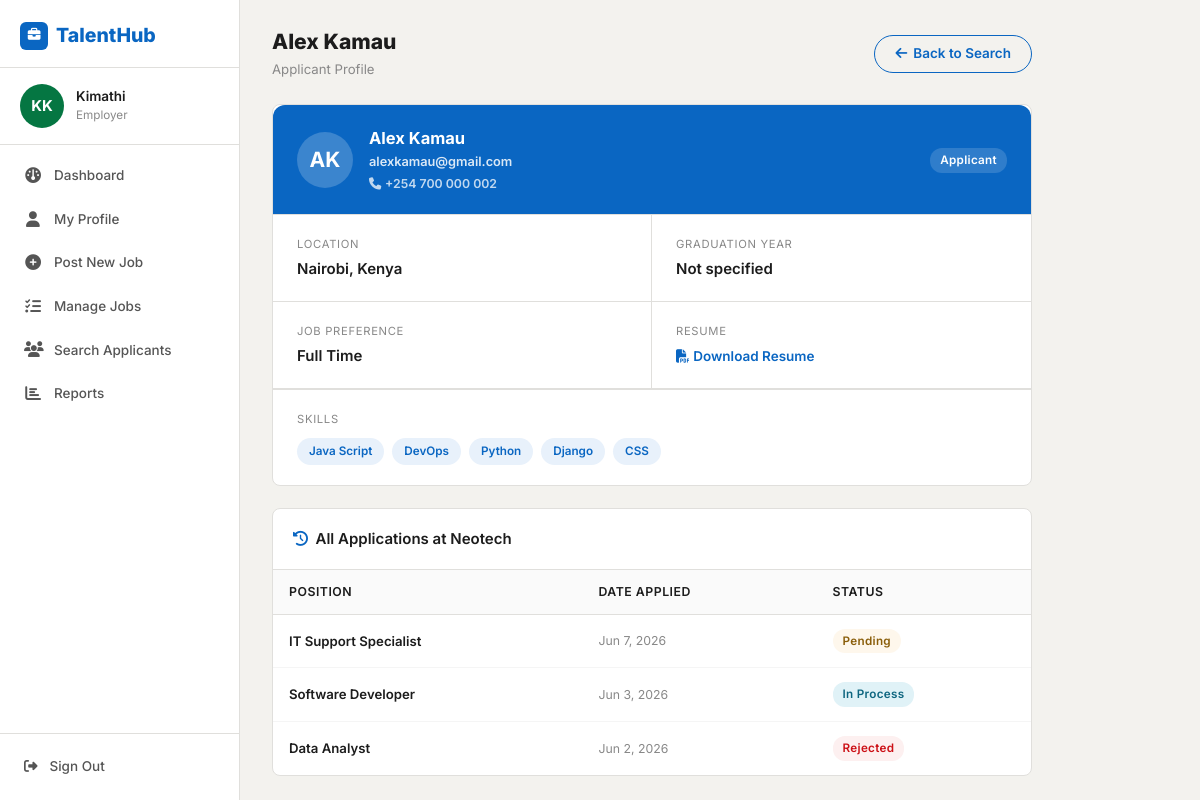
/staff/applicant/18/profile/ (signed in), run on the app's committed database.
### job_seeker/models.py (models this page shows, shortened)
class User(AbstractUser):
    STAFF = 'staff'
    APPLICANT = 'applicant'
    user_types = [
        (STAFF, 'staff'),
        (APPLICANT, 'applicant'),
    ]
    contact = models.CharField(max_length=100, blank=True)
    location = models.CharField(max_length=100, blank=True)
    user_type = models.CharField(max_length=20, choices=user_types, blank=True)
    class Meta:
        ordering = ['first_name', 'last_name']
    @property
    def full_name(self):
        return f'{self.first_name} {self.last_name}'.strip() or self.username
    @property
    def initials(self):
        parts = self.full_name.split()
        if len(parts) >= 2:
            return (parts[0][0] + parts[-1][0]).upper()
        return self.username[:2].upper()

class Profile(models.Model):
    user = models.OneToOneField(User, on_delete=models.CASCADE, primary_key=True, related_name='profile')
    full_name = models.CharField(max_length=200, null=True, blank=True)
    location = models.CharField(max_length=255, null=True, blank=True)
    resume = models.FileField(upload_to='resumes/', null=True, blank=True)
    grad_year = models.IntegerField(blank=True, null=True)
    job_type = models.CharField(max_length=30, choices=JOB_TYPES, default='Full Time', null=True)
    slug = AutoSlugField(populate_from='user', unique=True)
    linkedin_url = models.URLField(blank=True, null=True, verbose_name='LinkedIn Profile URL')
    class Meta:
        verbose_name = 'Applicant Profile'
        verbose_name_plural = 'Applicant Profiles'

class Skill(models.Model):
    skill = models.CharField(max_length=200)
    user = models.ForeignKey(User, related_name='skills', on_delete=models.CASCADE)

class Application(models.Model):
    job = models.ForeignKey(Job, on_delete=CASCADE)
    applicant = models.ForeignKey(Applicant, on_delete=CASCADE, related_name='applications')
    date_applied = models.DateTimeField(default=timezone.now)
    resume = models.FileField(upload_to='applications/resumes/', null=True, blank=True, verbose_name='Resume/CV')
    cover_letter = models.FileField(upload_to='cover_letters/', null=True, blank=True)
    status = models.CharField(max_length=20, choices=APPLICATION_STATUS, default='pending')
    reviewed_by = models.ForeignKey(Staff, blank=True, null=True, on_delete=SET_NULL, related_name='reviewed_applications')
    date_reviewed = models.DateTimeField(blank=True, null=True)
    approved = models.BooleanField(default=False)
    approved_by = models.ForeignKey(Staff, blank=True, null=True, on_delete=SET_NULL)
    date_approved = models.DateTimeField(blank=True, null=True)
    class Meta:
        constraints = [
            UniqueConstraint(fields=['job', 'applicant'], name='unique_applicant_job_match')
        ]
        ordering = ['-date_applied']

class Job(models.Model):
    staff = models.ForeignKey(User, related_name='jobs', on_delete=models.CASCADE, null=True)
    title = models.CharField(max_length=255)
    company = models.CharField(max_length=200, null=True, blank=True)
    location = models.CharField(max_length=255)
    description = models.TextField()
    skills_req = models.CharField(max_length=500, null=True, blank=True)
    job_type = models.CharField(max_length=30, choices=JOB_TYPES, default='Full Time', null=True)
    link = models.URLField(null=True, blank=True)
    salary = models.CharField(max_length=100, null=True, blank=True)
    slug = AutoSlugField(populate_from='title', unique=True, null=True)
    date_posted = models.DateTimeField(default=timezone.now)
    deadline = models.DateField(null=True, blank=True)

### job_seeker/decorators.py (the view)
    def wrapper_func(request, *args, **kwargs):
        if not request.user.is_authenticated:
            return redirect('login')
        if request.user.user_type == User.STAFF or request.user.is_superuser:
            return view_func(request, *args, **kwargs)
        messages.error(request, 'Access denied. This page is for employers only.')
        return redirect('home')

### job_seeker/views.py (called while the page is built)
@login_required
@staff_required
def staff_view_applicant_profile(request, user_id):
    applicant_user = get_object_or_404(User, id=user_id)
    profile = Profile.objects.filter(user=applicant_user).first()
    skills = Skill.objects.filter(user=applicant_user)
    applications = Application.objects.filter(
        applicant__user=applicant_user
    ).select_related('job').order_by('-date_applied')
    context = {
        'applicant_user': applicant_user,
        'profile': profile,
        'skills': skills,
        'applications': applications,
    }
    return render(request, 'staff/applicant_profile_view.html', context)

### templates/staff/applicant_profile_view.html (shortened to what this page needs)
{% extends 'base.html' %}
{% block body %}
{% include 'staff/side_bar_staff.html' %}
<div class="sidebar-main">
  <div style="max-width:760px;">
    <div class="page-header">
      <div>
        <h1 class="page-title">{{ applicant_user.full_name }}</h1>
        <p class="page-subtitle">Applicant Profile</p>
      </div>
      <a href="{% url 'search-applicant' %}" class="btn-outline-th">
        <i class="fa-solid fa-arrow-left"></i> Back to Search
      </a>
    </div>
    <div class="th-card mb-4">
      <div class="th-card-header" style="background:var(--primary);color:#fff;border-radius:12px 12px 0 0;padding:20px 24px;">
        <div style="display:flex;align-items:center;gap:16px;">
          <div style="width:56px;height:56px;background:rgba(255,255,255,0.2);border-radius:50%;display:flex;align-items:center;justify-content:center;font-size:1.4rem;font-weight:700;color:#fff;flex-shrink:0;">
            {{ applicant_user.initials }}
          </div>
          <div>
            <div style="font-size:1.1rem;font-weight:700;">{{ applicant_user.full_name }}</div>
            <div style="font-size:.85rem;opacity:.85;">{{ applicant_user.email }}</div>
            {% if applicant_user.contact %}
            <div style="font-size:.82rem;opacity:.75;margin-top:2px;">
              <i class="fa-solid fa-phone me-1"></i>{{ applicant_user.contact }}
            </div>
            {% endif %}
          </div>
          <div style="margin-left:auto;">
            <span class="badge-status badge-active" style="background:rgba(255,255,255,.15);color:#fff;border-color:rgba(255,255,255,.3);">Applicant</span>
          </div>
        </div>
      </div>
      <div class="th-card-body" style="padding:0;">
        <div style="display:grid;grid-template-columns:1fr 1fr;gap:0;">
          <div style="padding:20px 24px;border-right:1px solid var(--border);border-bottom:1px solid var(--border);">
            <div style="font-size:.75rem;text-transform:uppercase;letter-spacing:.06em;color:var(--text-light);margin-bottom:4px;">Location</div>
            <div style="font-weight:600;color:var(--text-dark);">
              {{ profile.location|default:applicant_user.location|default:"Not specified" }}
            </div>
          </div>
          <div style="padding:20px 24px;border-bottom:1px solid var(--border);">
            <div style="font-size:.75rem;text-transform:uppercase;letter-spacing:.06em;color:var(--text-light);margin-bottom:4px;">Graduation Year</div>
            <div style="font-weight:600;color:var(--text-dark);">
              {% if profile and profile.grad_year %}Class of {{ profile.grad_year }}{% else %}Not specified{% endif %}
            </div>
          </div>
          <div style="padding:20px 24px;border-right:1px solid var(--border);border-bottom:1px solid var(--border);">
            <div style="font-size:.75rem;text-transform:uppercase;letter-spacing:.06em;color:var(--text-light);margin-bottom:4px;">Job Preference</div>
            <div style="font-weight:600;color:var(--text-dark);">
              {{ profile.job_type|default:"Not specified" }}
            </div>
          </div>
          <div style="padding:20px 24px;border-bottom:1px solid var(--border);">
            <div style="font-size:.75rem;text-transform:uppercase;letter-spacing:.06em;color:var(--text-light);margin-bottom:4px;">Resume</div>
            {% if profile and profile.resume %}
            <a href="{{ profile.resume.url }}" target="_blank"
               style="color:var(--primary);font-weight:600;text-decoration:none;font-size:.9rem;">
              <i class="fa-solid fa-file-pdf me-1"></i>Download Resume
            </a>
            {% else %}
            <span style="color:var(--text-light);font-size:.9rem;">Not uploaded</span>
            {% endif %}
          </div>
        </div>
        <div style="padding:20px 24px;border-top:1px solid var(--border);">
          <div style="font-size:.75rem;text-transform:uppercase;letter-spacing:.06em;color:var(--text-light);margin-bottom:10px;">Skills</div>
          <div style="display:flex;flex-wrap:wrap;gap:8px;">
            {% for skill in skills %}
            <span style="background:var(--primary-lt);color:var(--primary);font-size:.78rem;font-weight:600;padding:4px 12px;border-radius:20px;">
              {{ skill.skill }}
            </span>
            {% empty %}
            <span style="color:var(--text-light);font-size:.88rem;">No skills listed.</span>
            {% endfor %}
          </div>
        </div>
      </div>
    </div>
    <div class="th-card">
      <div class="th-card-header">
        <i class="fa-solid fa-clock-rotate-left me-2 text-primary-th"></i>All Applications at Neotech
      </div>
      <div class="th-card-body" style="padding:0;">
        <table class="th-table">
          <thead>
            <tr>
              <th>Position</th>
              <th>Date Applied</th>
              <th>Status</th>
            </tr>
          </thead>
          <tbody>
            {% for app in applications %}
            <tr>
              <td style="font-size:.88rem;font-weight:600;color:var(--text-dark);">{{ app.job.title }}</td>
              <td style="font-size:.82rem;color:var(--text-light);">{{ app.date_applied|date:"M j, Y" }}</td>
              <td><span class="badge-status badge-{{ app.status }}">{{ app.get_status_display }}</span></td>
            </tr>
            {% empty %}
            <tr>
              <td colspan="3" style="text-align:center;padding:24px;color:var(--text-light);font-size:.88rem;">
                No applications submitted yet.
              </td>
            </tr>
            {% endfor %}
          </tbody>
        </table>
      </div>
    </div>
  </div>
</div>
{% endblock %}

### templates/staff/side_bar_staff.html (shortened to what this page needs)
{% load static %}
<aside class="th-sidebar" id="staffSidebar">
  <div class="sidebar-logo-area">
    <a href="{% url 'home' %}" class="sidebar-logo">
      <div style="width:28px;height:28px;background:var(--primary);border-radius:6px;display:flex;align-items:center;justify-content:center;color:white;font-size:.85rem;flex-shrink:0;">
        <i class="fa-solid fa-briefcase"></i>
      </div>
      TalentHub
    </a>
  </div>
  <div class="sidebar-user-area">
    <div class="sidebar-avatar" style="background:var(--success);">{{ request.user.initials }}</div>
    <div style="min-width:0;">
      <p class="sidebar-user-name">{{ request.user.first_name|default:request.user.username }}</p>
      <p class="sidebar-user-email">Employer</p>
    </div>
  </div>
  <ul class="sidebar-nav">
    <li>
      <a href="{% url 'staff' %}" class="{% if request.resolver_match.url_name == 'staff' %}active{% endif %}">
        <i class="fa-solid fa-gauge"></i> Dashboard
      </a>
    </li>
    <li>
      <a href="{% url 'my-profile' %}" class="{% if request.resolver_match.url_name == 'my-profile' %}active{% endif %}">
        <i class="fa-solid fa-user"></i> My Profile
      </a>
    </li>
    <li>
      <a href="{% url 'add-job' %}" class="{% if request.resolver_match.url_name == 'add-job' %}active{% endif %}">
        <i class="fa-solid fa-plus-circle"></i> Post New Job
      </a>
    </li>
    <li>
      <a href="{% url 'job-list' %}" class="{% if request.resolver_match.url_name == 'job-list' %}active{% endif %}">
        <i class="fa-solid fa-list-check"></i> Manage Jobs
      </a>
    </li>
    <li>
      <a href="{% url 'search-applicant' %}" class="{% if request.resolver_match.url_name == 'search-applicant' %}active{% endif %}">
        <i class="fa-solid fa-users"></i> Search Applicants
      </a>
    </li>
    <li>
      <a href="{% url 'applied-any-month' %}" class="{% if request.resolver_match.url_name == 'applied-any-month' %}active{% endif %}">
        <i class="fa-solid fa-chart-bar"></i> Reports
      </a>
    </li>
  </ul>
  <div class="sidebar-footer">
    <a href="{% url 'logout' %}" class="sidebar-logout">
      <i class="fa-solid fa-right-from-bracket"></i> Sign Out
    </a>
  </div>
</aside>

### data on the page
User: user.initials "KK", user.first_name "Kimathi"
User: full_name "Alex Kamau", initials "AK", email "alexkamau@gmail.com", contact "+254 700 000 002"
Profile: location "Nairobi, Kenya", job_type "Full Time"
Skill: skill "Java Script"
Skill: skill "DevOps"
Skill: skill "Python"
Skill: skill "Django"
Skill: skill "CSS"
Application: job "IT Support Specialist", date_applied "Jun 7, 2026", status "Pending"
Application: job "Software Developer", date_applied "Jun 3, 2026", status "In Process"
Application: job "Data Analyst", date_applied "Jun 2, 2026", status "Rejected"
